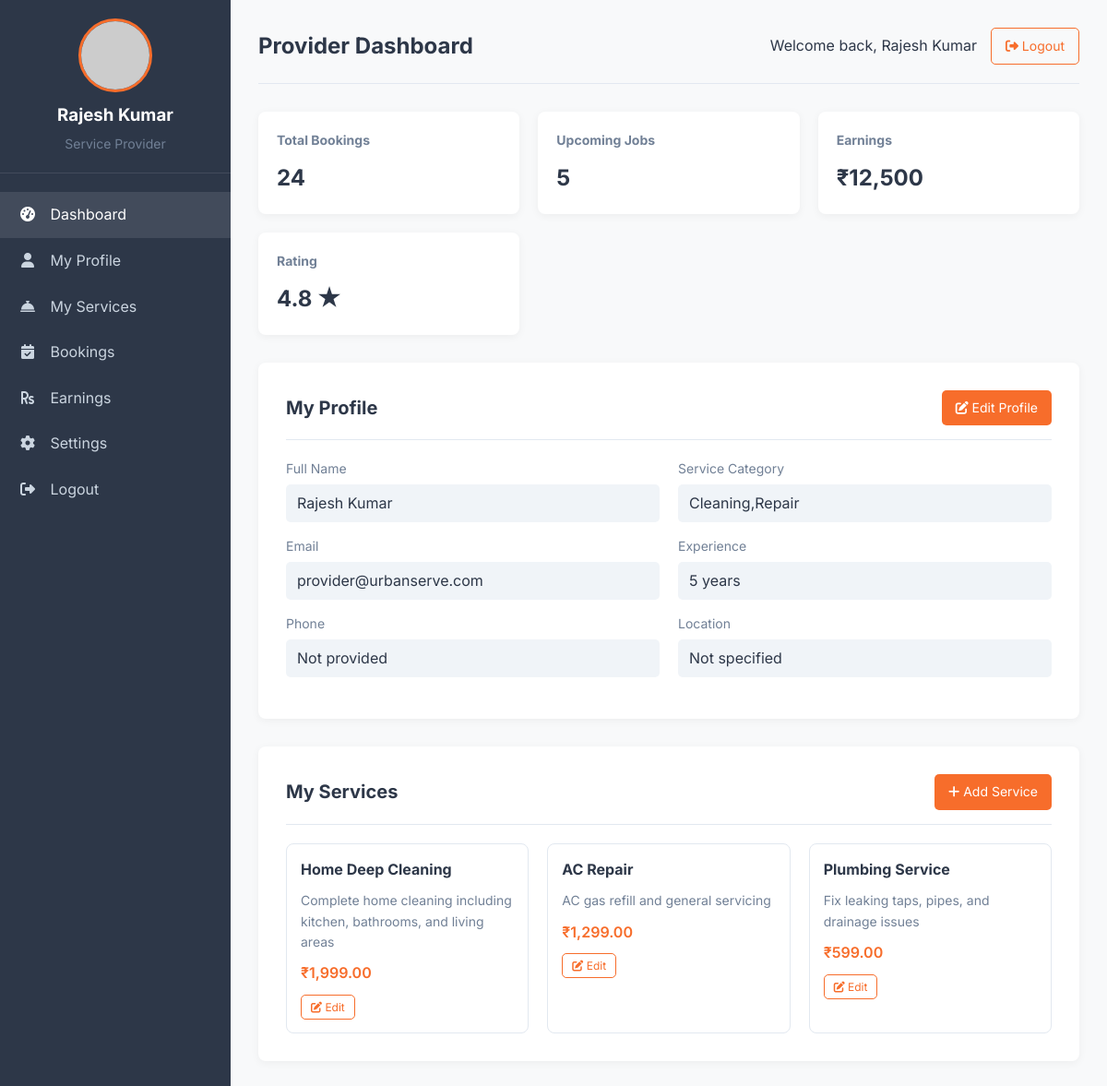
Screenshot of /provider_dashboard.php (signed in) with the database file from the repository.
### tables this page shows
CREATE TABLE IF NOT EXISTS providers (
    id INT AUTO_INCREMENT PRIMARY KEY,
    user_id INT NOT NULL,
    service_category VARCHAR(100) NOT NULL,
    experience VARCHAR(50) NOT NULL,
    bio TEXT,
    id_proof VARCHAR(255),  
    profile_image VARCHAR(255),
    is_verified BOOLEAN DEFAULT FALSE,
    availability ENUM('available', 'unavailable') DEFAULT 'available',
    FOREIGN KEY (user_id) REFERENCES users(id) ON DELETE CASCADE
);

CREATE TABLE IF NOT EXISTS services (
    id INT AUTO_INCREMENT PRIMARY KEY,
    name VARCHAR(100) NOT NULL,
    category VARCHAR(50) NOT NULL,
    description TEXT NOT NULL,
    base_price DECIMAL(10,2) NOT NULL,
    duration_minutes INT NOT NULL,
    image VARCHAR(255),
    created_at TIMESTAMP DEFAULT CURRENT_TIMESTAMP
);

### provider_dashboard.php (the view, shortened to what this page needs)
<?php
include 'db.php';
$provider_id = $_SESSION['user']['id'];
$provider_query = $conn->query("SELECT * FROM providers WHERE user_id = $provider_id");
$provider = $provider_query->fetch_assoc();
$services_query = $conn->query("SELECT s.* FROM services s
                              JOIN provider_services ps ON s.id = ps.service_id
                              WHERE ps.provider_id = $provider_id");
?>
<!DOCTYPE html>
<html lang="en">
<head>
    <link rel="stylesheet" href="https://cdnjs.cloudflare.com/ajax/libs/font-awesome/6.4.0/css/all.min.css">
</head>
<body>
    <div class="dashboard-container">
        <div class="sidebar">
            <div class="sidebar-header">
                <img src="https://ui-avatars.com/api/?name=<?= urlencode($_SESSION['user']['name']) ?>&background=f76d2b&color=fff"
                     alt="Profile" class="profile-img">
                <h3><?= htmlspecialchars($_SESSION['user']['name']) ?></h3>
                <p>Service Provider</p>
            </div>
            <div class="nav-menu">
                <a href="#" class="nav-item active">
                    <i class="fas fa-tachometer-alt"></i> Dashboard
                </a>
                <a href="#profile" class="nav-item">
                    <i class="fas fa-user"></i> My Profile
                </a>
                <a href="#services" class="nav-item">
                    <i class="fas fa-concierge-bell"></i> My Services
                </a>
                <a href="bookings.php" class="nav-item">
                    <i class="fas fa-calendar-check"></i> Bookings
                </a>
                <a href="earnings.php" class="nav-item">
                    <i class="fas fa-rupee-sign"></i> Earnings
                </a>
                <a href="settings.php" class="nav-item">
                    <i class="fas fa-cog"></i> Settings
                </a>
                <a href="logout.php" class="nav-item">
                    <i class="fas fa-sign-out-alt"></i> Logout
                </a>
            </div>
        </div>
        <div class="main-content">
            <div class="header">
                <h1>Provider Dashboard</h1>
                <div class="user-actions">
                    <span>Welcome back, <?= htmlspecialchars($_SESSION['user']['name']) ?></span>
                    <a href="logout.php" class="btn btn-outline">
                        <i class="fas fa-sign-out-alt"></i> Logout
                    </a>
                </div>
            </div>
            <div class="dashboard-cards">
                <div class="card">
                    <h3>Total Bookings</h3>
                    <p>24</p>
                </div>
                <div class="card">
                    <h3>Upcoming Jobs</h3>
                    <p>5</p>
                </div>
                <div class="card">
                    <h3>Earnings</h3>
                    <p>₹12,500</p>
                </div>
                <div class="card">
                    <h3>Rating</h3>
                    <p>4.8 ★</p>
                </div>
            </div>
            <div id="profile" class="profile-section">
                <div class="profile-header">
                    <h2>My Profile</h2>
                    <a href="edit_profile.php" class="btn btn-primary">
                        <i class="fas fa-edit"></i> Edit Profile
                    </a>
                </div>
                <div class="profile-details">
                    <div>
                        <div class="detail-group">
                            <label>Full Name</label>
                            <p><?= htmlspecialchars($_SESSION['user']['name']) ?></p>
                        </div>
                        <div class="detail-group">
                            <label>Email</label>
                            <p><?= htmlspecialchars($_SESSION['user']['email']) ?></p>
                        </div>
                        <div class="detail-group">
                            <label>Phone</label>
                            <p><?= isset($provider['phone']) ? htmlspecialchars($provider['phone']) : 'Not provided' ?></p>
                        </div>
                    </div>
                    <div>
                        <div class="detail-group">
                            <label>Service Category</label>
                            <p><?= isset($provider['service_category']) ? htmlspecialchars($provider['service_category']) : 'Not specified' ?></p>
                        </div>
                        <div class="detail-group">
                            <label>Experience</label>
                            <p><?= isset($provider['experience']) ? htmlspecialchars($provider['experience']) : 'Not specified' ?></p>
                        </div>
                        <div class="detail-group">
                            <label>Location</label>
                            <p><?= isset($provider['location']) ? htmlspecialchars($provider['location']) : 'Not specified' ?></p>
                        </div>
                    </div>
                </div>
            </div>
            <div id="services" class="services-section">
                <div class="profile-header">
                    <h2>My Services</h2>
                    <a href="add_service.php" class="btn btn-primary">
                        <i class="fas fa-plus"></i> Add Service
                    </a>
                </div>
                <?php if ($services_query->num_rows > 0): ?>
                    <div class="services-grid">
                        <?php while ($service = $services_query->fetch_assoc()): ?>
                            <div class="service-card">
                                <h4><?= htmlspecialchars($service['name']) ?></h4>
                                <p><?= htmlspecialchars($service['description']) ?></p>
                                <div class="service-price">₹<?= number_format($service['base_price'], 2) ?></div>
                                <div style="margin-top: 10px;">
                                    <a href="edit_service.php?id=<?= $service['id'] ?>" class="btn btn-outline" style="padding: 5px 10px; font-size: 12px;">
                                        <i class="fas fa-edit"></i> Edit
                                    </a>
                                </div>
                            </div>
                        <?php endwhile; ?>
                    </div>
                <?php else: ?>
                    <p>You haven't added any services yet.</p>
                <?php endif; ?>
            </div>
        </div>
    </div>
</body>
</html>

### provider_dashboard.php (style rules this page uses)
:root { --primary: #f76d2b; --primary-dark: #e05b1a; --secondary: #2d3748; --accent: #f0f4f8; --text: #2d3748; --light-text: #718096; --border: #e2e8f0; --white: #ffffff; --black: #000000; --success: #38a169; --error: #e53e3e; }
* { margin: 0; padding: 0; box-sizing: border-box; }
body { font-family: 'Inter', sans-serif; background-color: #f8f9fa; color: var(--text); line-height: 1.6; }
.dashboard-container { display: flex; min-height: 100vh; }
.sidebar { width: 250px; background-color: var(--secondary); color: var(--white); padding: 20px 0; }
.sidebar-header { padding: 0 20px 20px; border-bottom: 1px solid rgba(255,255,255,0.1); text-align: center; }
.profile-img { width: 80px; height: 80px; border-radius: 50%; object-fit: cover; margin: 0 auto 10px; display: block; border: 3px solid var(--primary); }
.sidebar-header h3 { color: var(--white); margin-bottom: 5px; }
.sidebar-header p { color: var(--light-text); font-size: 14px; }
.nav-menu { padding: 20px 0; }
.nav-item { padding: 12px 20px; color: #cbd5e0; text-decoration: none; display: block; transition: all 0.3s; }
.nav-item:hover, .nav-item.active { background-color: rgba(255,255,255,0.1); color: var(--white); }
.nav-item i { margin-right: 10px; width: 20px; text-align: center; }
.main-content { flex: 1; padding: 30px; }
.header { display: flex; justify-content: space-between; align-items: center; margin-bottom: 30px; padding-bottom: 20px; border-bottom: 1px solid var(--border); }
.header h1 { font-size: 24px; color: var(--secondary); }
.user-actions { display: flex; align-items: center; gap: 15px; }
.btn { padding: 8px 15px; border-radius: 5px; text-decoration: none; font-size: 14px; transition: all 0.3s; cursor: pointer; border: none; }
.btn-primary { background-color: var(--primary); color: white; }
.btn-outline { background-color: transparent; border: 1px solid var(--primary); color: var(--primary); }
.dashboard-cards { display: grid; grid-template-columns: repeat(auto-fill, minmax(250px, 1fr)); gap: 20px; margin-bottom: 30px; }
.card { background-color: var(--white); border-radius: 8px; padding: 20px; box-shadow: 0 2px 10px rgba(0,0,0,0.05); }
.card h3 { font-size: 14px; color: var(--light-text); margin-bottom: 10px; }
.card p { font-size: 24px; font-weight: 700; color: var(--secondary); }
.profile-section { background-color: var(--white); border-radius: 8px; padding: 30px; box-shadow: 0 2px 10px rgba(0,0,0,0.05); margin-bottom: 30px; }
.profile-header { display: flex; justify-content: space-between; align-items: center; margin-bottom: 20px; padding-bottom: 15px; border-bottom: 1px solid var(--border); }
.profile-header h2 { font-size: 20px; }
.profile-details { display: grid; grid-template-columns: repeat(auto-fill, minmax(300px, 1fr)); gap: 20px; }
.detail-group { margin-bottom: 15px; }
.detail-group label { display: block; font-size: 14px; color: var(--light-text); margin-bottom: 5px; }
.detail-group p { font-size: 16px; color: var(--text); padding: 8px 12px; background-color: var(--accent); border-radius: 5px; }
.services-section { background-color: var(--white); border-radius: 8px; padding: 30px; box-shadow: 0 2px 10px rgba(0,0,0,0.05); }
.services-grid { display: grid; grid-template-columns: repeat(auto-fill, minmax(250px, 1fr)); gap: 20px; margin-top: 20px; }
.service-card { border: 1px solid var(--border); border-radius: 8px; padding: 15px; transition: all 0.3s; }
.service-card h4 { margin-bottom: 10px; color: var(--secondary); }
.service-card p { font-size: 14px; color: var(--light-text); margin-bottom: 10px; }
.service-price { font-weight: 600; color: var(--primary); }

### rows the page displays
providers: service_category "Cleaning,Repair", experience "5 years"
services: name "Home Deep Cleaning", description "Complete home cleaning including kitchen, bathrooms, and living areas", base_price "1,999.00"
services: name "AC Repair", description "AC gas refill and general servicing", base_price "1,299.00"
services: name "Plumbing Service", description "Fix leaking taps, pipes, and drainage issues", base_price "599.00"

### other values shown
$_SESSION['user']['name'] "Rajesh Kumar"
$_SESSION['user']['email'] "provider@urbanserve.com"
